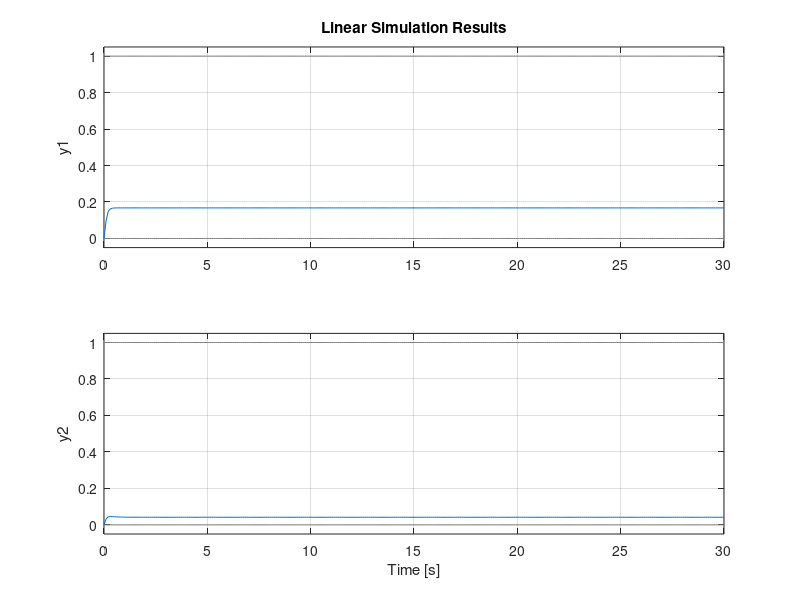

Write the MATLAB code that produced this figure.
clc;
clear;
load('matrix.mat');
%% lqr
Q=[1 0 0 0 
   0 1 0 0 
   0 0 1 0 
   0 0 0 1 ]*100;
R=[1 0
   0 1];
%[K1,~,P]=lqr(A,B,Q,R)
gamma=[A -B/R*B'
    -Q -A'];
[vector,value]=eig(gamma);
value=sum(value);
v=vector(:,find(real(value)<0));
P=v(5:8,:)/v(1:4,:);
K1=real(inv(R)*B'*P);
%% draw
t=0:0.1:30;
Af=A-B*K1;
ss=ss(Af,B,C,D);
x=zeros(4,1)
%u0=zeros(size(t,2),2)
u1=[ones(size(t,2),1),zeros(size(t,2),1)];
%u2=[zeros(size(t,2),1),ones(size(t,2),1)];
%[y,tout,x]=lsim(ss,u0,t,x0);
%plot(t,x)
%legend('x1','x2','x3','x4')
%xlabel('time')
%ylabel('state')
%figure(2)
%plot(t,y)
%legend('out1','out2')
lsim(ss,u1,t,x);
%hold on
%lsim(ss,u2,t,x);